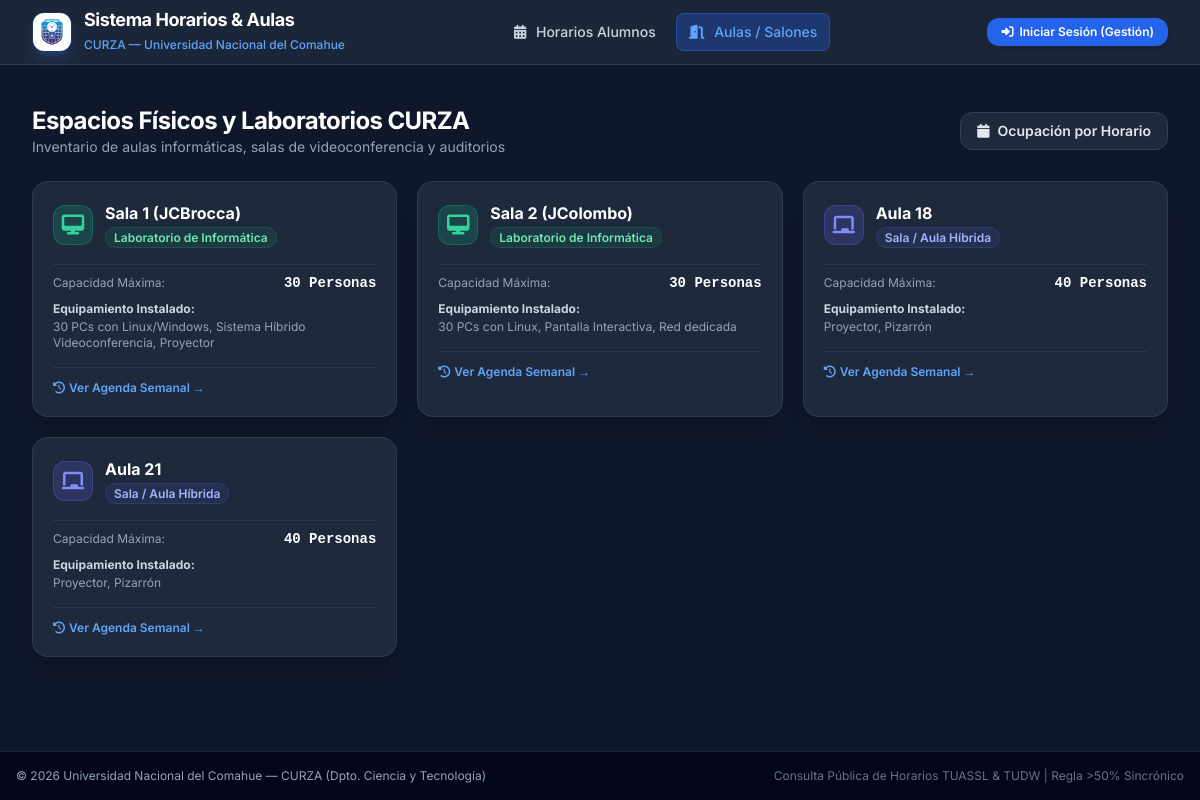
/aulas, run on the app's committed database.
### app/models.py (models this page shows)
class EspacioFisico(db.Model):
    __tablename__ = 'espacios_fisicos'
    id = db.Column(db.Integer, primary_key=True)
    nombre = db.Column(db.String(80), unique=True, nullable=False) # Ej: Sala 1 (JCBrocca)
    capacidad = db.Column(db.Integer, default=30)
    es_laboratorio = db.Column(db.Boolean, default=False)
    equipamiento = db.Column(db.String(200), default='Computadoras / Proyector / Red')
    activa = db.Column(db.Boolean, default=True)
    bloques_horarios = db.relationship('BloqueHorario', backref='espacio_fisico', lazy=True)

### app/routes.py (the view)
@main_bp.route('/aulas')
def aulas():
    aulas_lista = EspacioFisico.query.all()
    return render_template('aulas.html', aulas=aulas_lista)

### app/templates/aulas.html (shortened to what this page needs)
{% extends "base.html" %}
{% block content %}
<div class="space-y-6">
    <div class="flex flex-col sm:flex-row sm:items-center justify-between gap-4">
        <div>
            <h1 class="text-2xl font-bold text-white tracking-tight">Espacios Físicos y Laboratorios CURZA</h1>
            <p class="text-slate-400 text-sm">Inventario de aulas informáticas, salas de videoconferencia y auditorios</p>
        </div>
        <a href="{{ url_for('main.horarios') }}" class="px-4 py-2 bg-slate-800 hover:bg-slate-700 text-slate-200 font-semibold text-sm rounded-xl border border-slate-700 flex items-center gap-2 transition-all">
            <i class="fa-solid fa-calendar"></i> Ocupación por Horario
        </a>
    </div>
    <div class="grid grid-cols-1 md:grid-cols-2 lg:grid-cols-3 gap-5">
        {% for a in aulas %}
        <div class="bg-slate-800 rounded-2xl border border-slate-700/80 shadow-xl p-5 space-y-4 hover:border-slate-600 transition-all">
            <div class="flex items-start justify-between">
                <div class="flex items-center space-x-3">
                    <div class="w-10 h-10 rounded-xl {% if a.es_laboratorio %}bg-emerald-500/20 text-emerald-400 border border-emerald-500/30{% else %}bg-indigo-500/20 text-indigo-400 border border-indigo-500/30{% endif %} flex items-center justify-center text-xl">
                        <i class="fa-solid {% if a.es_laboratorio %}fa-desktop{% else %}fa-chalkboard{% endif %}"></i>
                    </div>
                    <div>
                        <h3 class="font-bold text-white text-base leading-snug">{{ a.nombre }}</h3>
                        <span class="text-xs font-semibold px-2 py-0.5 rounded-full {% if a.es_laboratorio %}bg-emerald-500/10 text-emerald-300 border border-emerald-500/20{% else %}bg-indigo-500/10 text-indigo-300 border border-indigo-500/20{% endif %}">
                            {% if a.es_laboratorio %}Laboratorio de Informática{% else %}Sala / Aula Híbrida{% endif %}
                        </span>
                    </div>
                </div>
            </div>
            <div class="space-y-2 text-xs text-slate-300 pt-2 border-t border-slate-700/60">
                <p class="flex items-center justify-between">
                    <span class="text-slate-400">Capacidad Máxima:</span>
                    <span class="font-bold text-white font-mono text-sm">{{ a.capacidad }} Personas</span>
                </p>
                <p class="text-slate-400">
                    <strong class="text-slate-300 block mb-0.5">Equipamiento Instalado:</strong>
                    {{ a.equipamiento }}
                </p>
            </div>
            <div class="pt-3 border-t border-slate-700/60 flex items-center justify-between">
                <a href="{{ url_for('main.horarios', espacio_id=a.id) }}" class="text-xs text-blue-400 hover:underline font-semibold flex items-center gap-1">
                    <i class="fa-solid fa-clock-rotate-left"></i> Ver Agenda Semanal →
                </a>
            </div>
        </div>
        {% endfor %}
    </div>
</div>
{% endblock %}

### data on the page
EspacioFisico: es_laboratorio True (drawn), nombre "Sala 1 (JCBrocca)", capacidad "30", equipamiento "30 PCs con Linux/Windows, Sistema Híbrido Videoconferencia, Proyector"
EspacioFisico: es_laboratorio True (drawn), nombre "Sala 2 (JColombo)", capacidad "30", equipamiento "30 PCs con Linux, Pantalla Interactiva, Red dedicada"
EspacioFisico: es_laboratorio False (drawn), nombre "Aula 18", capacidad "40", equipamiento "Proyector, Pizarrón"
EspacioFisico: es_laboratorio False (drawn), nombre "Aula 21", capacidad "40", equipamiento "Proyector, Pizarrón"
